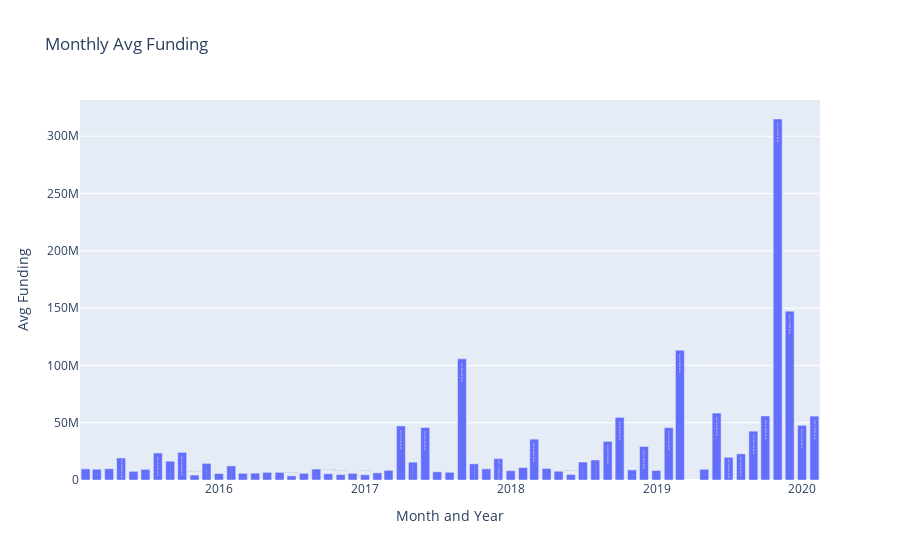

The notebook cell saved with this chart:
### Markdown cell above
# 1 - > How does the funding ecosystem change with time?

### Code cell
MonthlyMeanFunding = pd.DataFrame()
MonthlyMeanFunding['Avg Funding of Month'] = FinalData['Fund'].resample('M').mean()

data1 = go.Bar(x=MonthlyMeanFunding.index,
              y=MonthlyMeanFunding['Avg Funding of Month'],
              text=MonthlyMeanFunding.index)

lay = go.Layout(title='Monthly Avg Funding',
          xaxis=dict(title='Month and Year'),
          yaxis = dict(title='Avg Funding'))

fig = dict(data=data1,layout=lay)
iplot(fig)

#seems to be there is Quaterly funding
